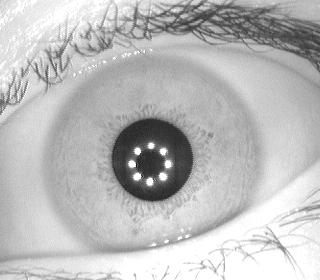
#> input picture images/img.png, 320 x 280 px
$ python -i detect.py   (imports and definitions only)
#> lines starting #> are read from the running program, lines starting #| are printed output that depends on the picture; after the words box and inside, x2 and y2 are one past the last pixel; in counts of white or black regions, pixels touching at a corner belong together
#> further down, picture is the input picture: shape (280, 320, 3); min 12, max 255, mean 187.8
import cv2 as cv
import numpy as np


def find_pupil(img):
    """Finds pupil on a given image.

    :param img: Grayscale image

    :return: Tuple with coordinates and radius of enclosing circle.
    """

    P = np.sum(img) / img.size
#> P = 187.8

    pupil_thresh = P / 2
#> pupil_thresh = 93.9
    _, pupil = cv.threshold(img, pupil_thresh, 255, 0)
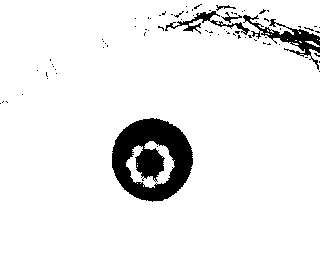
#> pupil: shape (280, 320, 3); 93.2% white; 77 black regions (72 under 20 px), largest, box (x1, y1, x2, y2) and area: (112, 118, 193, 202) 4324, (243, 15, 320, 70) 955, (165, 11, 250, 35) 446, (221, 12, 242, 23) 65, (216, 5, 236, 11) 43

    # remove eyelashes
    pupil = _morph_open(pupil, r=4, iters=1)

    (x, y), radius = _find_enclosing_circle(pupil)

    # entire iris circle must be inside img
    max_radius = min(x, y, img.shape[0]-y, img.shape[1]-x) - 2
    radius = min(radius, max_radius)

    return (x, y), radius


def find_iris(img, pupil_x, pupil_y, pupil_r):
    """Finds iris on a given image.

    :param img: Grayscale image
    :param pupil_x: X coordinate of already detected pupil
    :param pupil_y: Y coordinate of already detected pupil
    :param pupil_r: Radius of already detected pupil

    :return: Tuple with coordinates and radius of enclosing circle.
    """
    height, width = img.shape

    # starting point for searching iris outer edge
    baseline_r = round(2 * pupil_r)

    circle_mask = np.zeros_like(img)
    cv.circle(circle_mask, (pupil_x, pupil_y), baseline_r, 1, 1)

    color_brightness_baseline = np.sum(circle_mask * img) / np.sum(circle_mask)
    color_brightness_threshold = color_brightness_baseline * 1.03

    max_r = min(pupil_x, pupil_y, height-pupil_y, width-pupil_x)  # img borders
    for iris_r in range(baseline_r, max_r):
        circle_mask = np.zeros_like(img)
        cv.circle(circle_mask, (pupil_x, pupil_y), iris_r, 1, 1)
        brightness = np.sum(circle_mask * img) / np.sum(circle_mask)

        if brightness > color_brightness_threshold:
            return (pupil_x, pupil_y), iris_r

    return (pupil_x, pupil_y), min(2 * pupil_r, max_r) - 1


def _morph_open(img, r=3, iters=1):
    """Apply morphological 'opening' operation to image.

    :param img: Binary image
    :param r: Kernel size
    :param iters: Number of times operation will be applied

    :return: Input image after appling all operations.
    """
#> called with r = 4, iters = 1
    image = cv.bitwise_not(img)
    kernel = np.ones((r, r), np.uint8)
    return cv.bitwise_not(cv.morphologyEx(image, kernel=kernel, iterations=iters, op=cv.MORPH_OPEN))
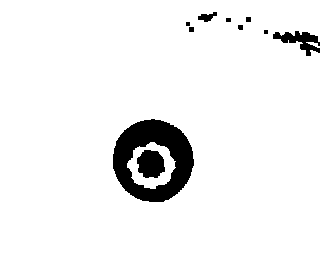
#> returned value: shape (280, 320, 3); 94.4% white; 10 black regions (2 under 20 px), largest, box (x1, y1, x2, y2) and area: (113, 119, 194, 202) 3618, (137, 150, 165, 178) 608, (273, 31, 320, 56) 522


def _find_enclosing_circle(img):
    """Finds enclosing circle around largest object on binary image.

    :param img: Binary image

    :return: Tuple with coordinates and radius of enclosing circle.
    """
    img = cv.bitwise_not(img)

#> (the run stopped early here; a loop or call above may not have finished)

$ run again, on images/normalized.png
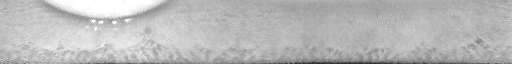
#> input picture images/normalized.png, 512 x 64 px
#> picture is the input picture: shape (64, 512, 3); min 38, max 255, mean 185
#> P = 185
#> pupil_thresh = 92.5
#> in find_pupil, `_, pupil = cv.threshold(img, pupil_thresh, 255, 0)`:
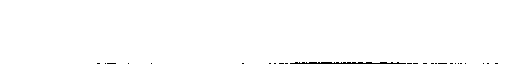
#> pupil: shape (64, 512, 3); 99.2% white; black in thin lines or dots, all inside (x1, y1, x2, y2) = (97, 62, 498, 64)
#> img: shape (64, 512, 3); every value is 0
